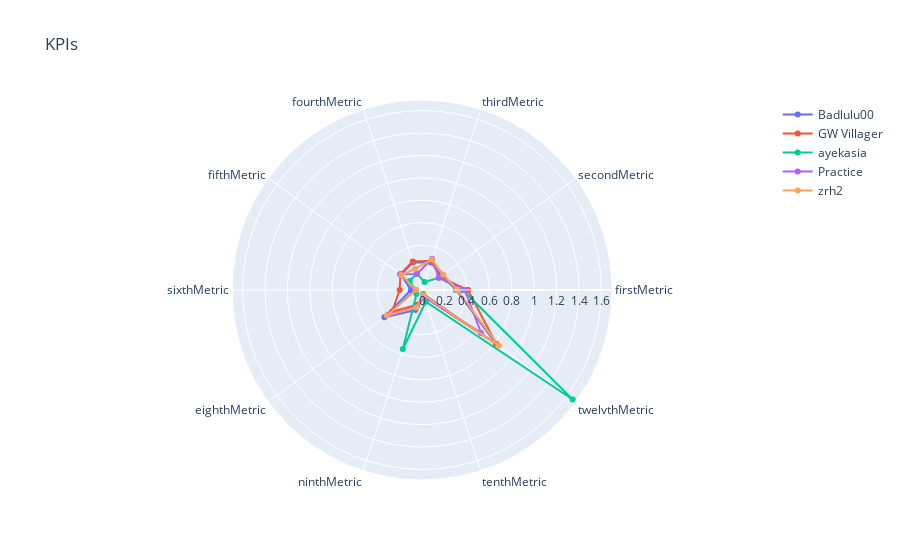

Notebook code cell kept with this figure:
### Code cell
# Load the dataframes and calculate the mean values for each

def analyse(data_lol_1, columns):

    summoner_name_1 = data_lol_1["summonerName"][0]
    data_lol_1 = data_lol_1[data_lol_1["gameDuration"]>300]

    data_lol_1["firstMetric"] = (data_lol_1["kills"] + data_lol_1["assists"]) / (data_lol_1["ennemyTeamKills"] + data_lol_1["kills"] + data_lol_1["assists"])

    data_lol_1["secondMetric"] = data_lol_1["deaths"] / data_lol_1["ennemyTeamDeaths"]

    data_lol_1["thirdMetric"] = data_lol_1["totalDamageDealtToChampions"] / data_lol_1["ennemyTeamDamages"]

    data_lol_1["fourthMetric"] = data_lol_1["damageTakenOnTeamPercentage"]

    data_lol_1["fifthMetric"] = data_lol_1["goldPerMinute"]* data_lol_1["gameDuration"]/60 / data_lol_1["ennemyTeamGolds"]

    data_lol_1["sixthMetric"] = data_lol_1["totalHeal"] / data_lol_1["ennemyTeamDamages"]

    # playerDamageMitigated / ennemyTeamDamages

    data_lol_1["eighthMetric"] = (data_lol_1["neutralMinionsKilled"] + data_lol_1["totalMinionsKilled"]) / data_lol_1["ennemyTeamGolds"] * 100

    data_lol_1["ninthMetric"] = data_lol_1["wardsPlaced"] / data_lol_1["ennemyTeamWardPlaced"]

    data_lol_1["tenthMetric"] = data_lol_1["wardTakedowns"] / data_lol_1["ennemyTeamWardPlaced"]

    data_lol_1["eleventhMetric"] = data_lol_1["champExperience"] / data_lol_1["ennemyTeamTotalLvl"]

    data_lol_1["twelvthMetric"] = data_lol_1["timeCCingOthers"] / data_lol_1["ennemyTeamDeaths"]

    def calculate_means(df, columns):
        return df[columns].mean()

    data_1 = calculate_means(data_lol_1, columns)
    first_row = data_1.iloc[[0]]
    data_1 = pd.concat([data_1, first_row], ignore_index=True)
    return data_1

columns = ["firstMetric", "secondMetric", "thirdMetric", "fourthMetric", "fifthMetric", "sixthMetric", "eighthMetric", "ninthMetric", "tenthMetric", "twelvthMetric"]

data_lol_1 = pd.read_pickle("pylol/GW/lol_df_Badlulu00.pkl")
summoner_name_1 = data_lol_1["summonerName"][0]
data_1 = analyse(data_lol_1, columns)

data_lol_2 = pd.read_pickle("pylol/GW/lol_df_GW Villager.pkl")
summoner_name_2 = data_lol_2["summonerName"][0]
data_2 = analyse(data_lol_2, columns)

data_lol_3 = pd.read_pickle("pylol/GW/lol_df_ayekasia.pkl")
summoner_name_3 = data_lol_3["summonerName"][0]
data_3 = analyse(data_lol_3, columns)

data_lol_4 = pd.read_pickle("pylol/GW/lol_df_Practice.pkl")
summoner_name_4 = data_lol_4["summonerName"][0]
data_4 = analyse(data_lol_4, columns)

data_lol_5 = pd.read_pickle("pylol/GW/lol_df_zrh2.pkl")
summoner_name_5 = data_lol_5["summonerName"][0]
data_5 = analyse(data_lol_5, columns)

columns.append(columns[0])

fig = go.Figure(
    data=[
        go.Scatterpolar(r=data_1, theta=columns, name=summoner_name_1),
        go.Scatterpolar(r=data_2, theta=columns, name=summoner_name_2),
        go.Scatterpolar(r=data_3, theta=columns, name=summoner_name_3),
        go.Scatterpolar(r=data_4, theta=columns, name=summoner_name_4),
        go.Scatterpolar(r=data_5, theta=columns, name=summoner_name_5),        
        ],
    layout=go.Layout(
        title=go.layout.Title(text='KPIs'),
        showlegend=True
    )
)
fig.show()


# # Load the dataframes and calculate the mean values for each
# data_lol_2 = pd.read_pickle("pylol/GW/lol_df_Badlulu00.pkl")
# summoner_name_2 = data_lol_1["summonerName"][0]
# data_lol_2 = data_lol_2[data_lol_2["gameDuration"]>300]
# data_lol_2["firstMetric"] = (data_lol_2["kills"] + data_lol_2["assists"]) / (data_lol_2["ennemyTeamKills"] + data_lol_2["kills"] + data_lol_2["assists"])
# print(data_lol_2["firstMetric"].mean())

# # Load the dataframes and calculate the mean values for each
# data_lol_3 = pd.read_pickle("pylol/GW/lol_df_GW Villager.pkl")
# summoner_name_3 = data_lol_3["summonerName"][0]
# data_lol_3 = data_lol_3[data_lol_3["gameDuration"]>300]
# data_lol_3["firstMetric"] = (data_lol_3["kills"] + data_lol_3["assists"]) / (data_lol_3["ennemyTeamKills"] + data_lol_3["kills"] + data_lol_3["assists"])
# print(data_lol_3["firstMetric"].mean())

# # Load the dataframes and calculate the mean values for each
# data_lol_4 = pd.read_pickle("pylol/GW/lol_df_Practice.pkl")
# summoner_name_4 = data_lol_4["summonerName"][0]
# data_lol_4 = data_lol_4[data_lol_4["gameDuration"]>300]
# data_lol_4["firstMetric"] = (data_lol_4["kills"] + data_lol_4["assists"]) / (data_lol_4["ennemyTeamKills"] + data_lol_4["kills"] + data_lol_4["assists"])
# print(data_lol_4["firstMetric"].mean())

# # Load the dataframes and calculate the mean values for each
# data_lol_5 = pd.read_pickle("pylol/GW/lol_df_zrh2.pkl")
# summoner_name_5 = data_lol_5["summonerName"][0]
# data_lol_5 = data_lol_5[data_lol_5["gameDuration"]>300]
# data_lol_5["firstMetric"] = (data_lol_5["kills"] + data_lol_5["assists"]) / (data_lol_5["ennemyTeamKills"] + data_lol_5["kills"] + data_lol_5["assists"])
# data_lol_5["firstMetric"].mean()

### Figure 1 — Plotly figure (JSON) as saved in the notebook; plotly's stock layout.template omitted (floating-point values rounded to 4 significant figures)
{"data": [{"name": "Badlulu00", "r": [0.305, 0.217, 0.2581, 0.2587, 0.2318, 0.09857, 0.4143, 0.1882, 0.03679, 0.8149, 0.305], "theta": ["firstMetric", "secondMetric", "thirdMetric", "fourthMetric", "fifthMetric", "sixthMetric", "eighthMetric", "ninthMetric", "tenthMetric", "twelvthMetric", "firstMetric"], "type": "scatterpolar"}, {"name": "GW Villager", "r": [0.4097, 0.1966, 0.2736, 0.2677, 0.2387, 0.1989, 0.3309, 0.138, 0.06316, 0.8165, 0.4097], "theta": ["firstMetric", "secondMetric", "thirdMetric", "fourthMetric", "fifthMetric", "sixthMetric", "eighthMetric", "ninthMetric", "tenthMetric", "twelvthMetric", "firstMetric"], "type": "scatterpolar"}, {"name": "ayekasia", "r": [0.3631, 0.1862, 0.07492, 0.1534, 0.1353, 0.05293, 0.0607, 0.5529, 0.1096, 1.661, 0.3631], "theta": ["firstMetric", "secondMetric", "thirdMetric", "fourthMetric", "fifthMetric", "sixthMetric", "eighthMetric", "ninthMetric", "tenthMetric", "twelvthMetric", "firstMetric"], "type": "scatterpolar"}, {"name": "Practice", "r": [0.3821, 0.1848, 0.2919, 0.1505, 0.24, 0.06312, 0.3747, 0.1572, 0.06451, 0.6506, 0.3821], "theta": ["firstMetric", "secondMetric", "thirdMetric", "fourthMetric", "fifthMetric", "sixthMetric", "eighthMetric", "ninthMetric", "tenthMetric", "twelvthMetric", "firstMetric"], "type": "scatterpolar"}, {"name": "zrh2", "r": [0.3145, 0.2348, 0.2853, 0.1991, 0.2264, 0.0528, 0.386, 0.163, 0.04648, 0.8471, 0.3145], "theta": ["firstMetric", "secondMetric", "thirdMetric", "fourthMetric", "fifthMetric", "sixthMetric", "eighthMetric", "ninthMetric", "tenthMetric", "twelvthMetric", "firstMetric"], "type": "scatterpolar"}], "layout": {"showlegend": true, "title": {"text": "KPIs"}}}
